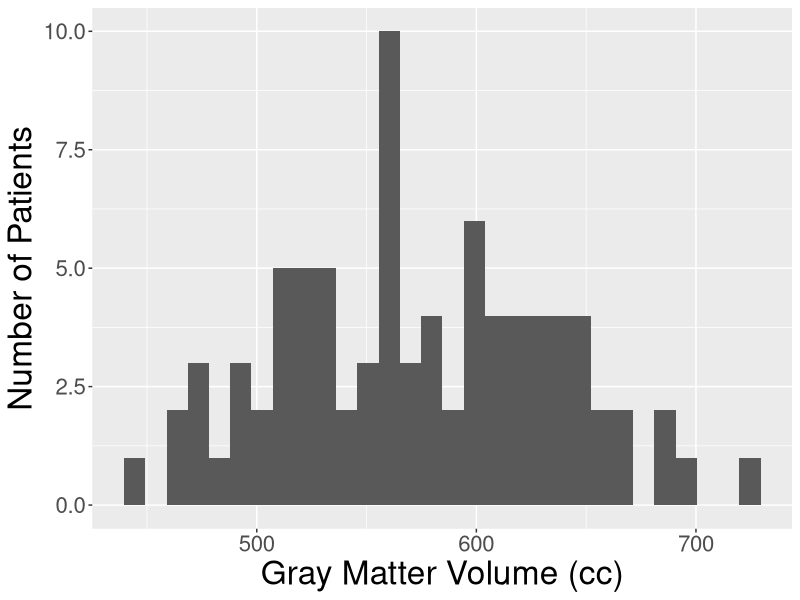
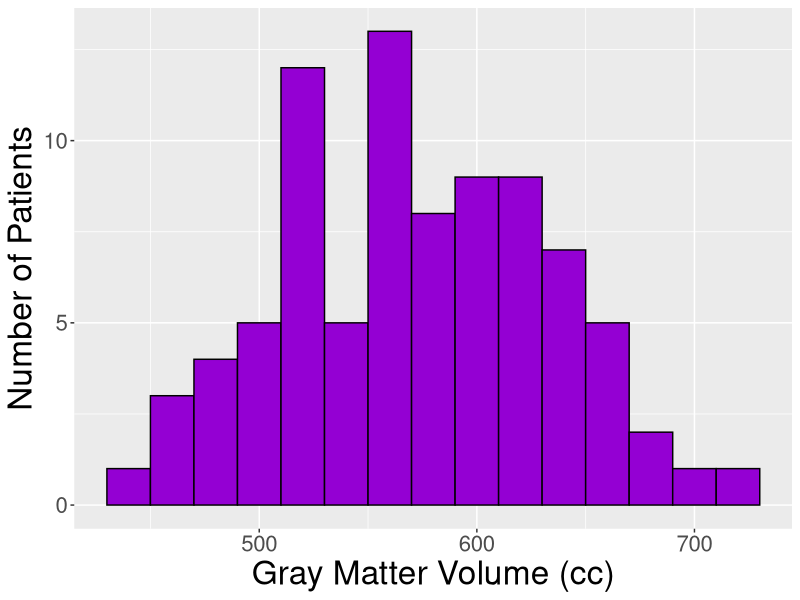
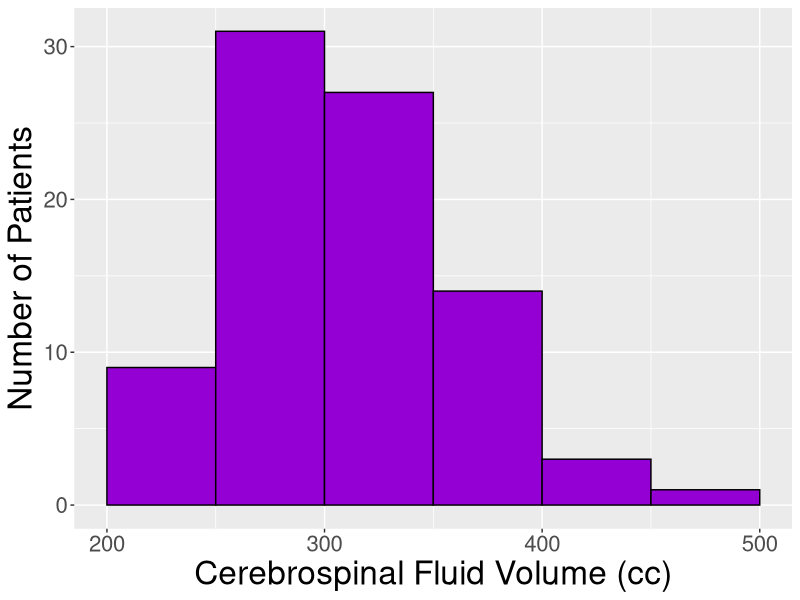
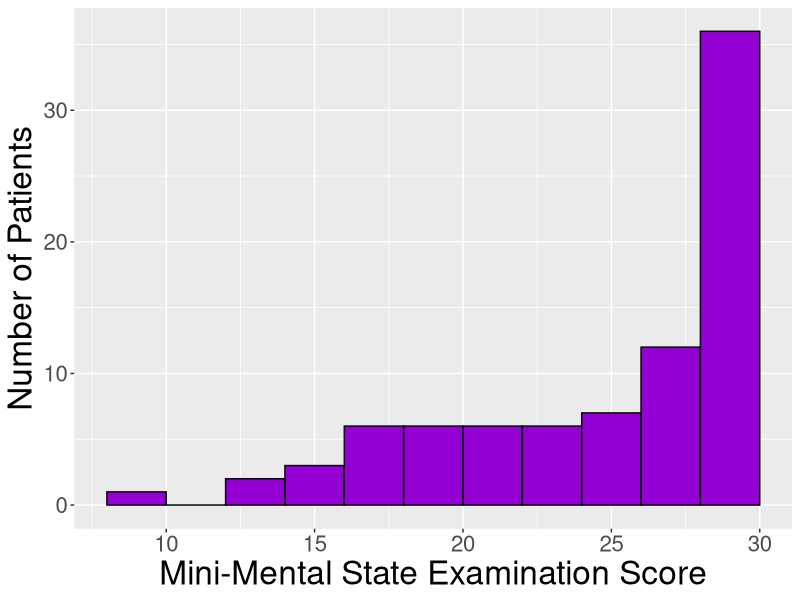
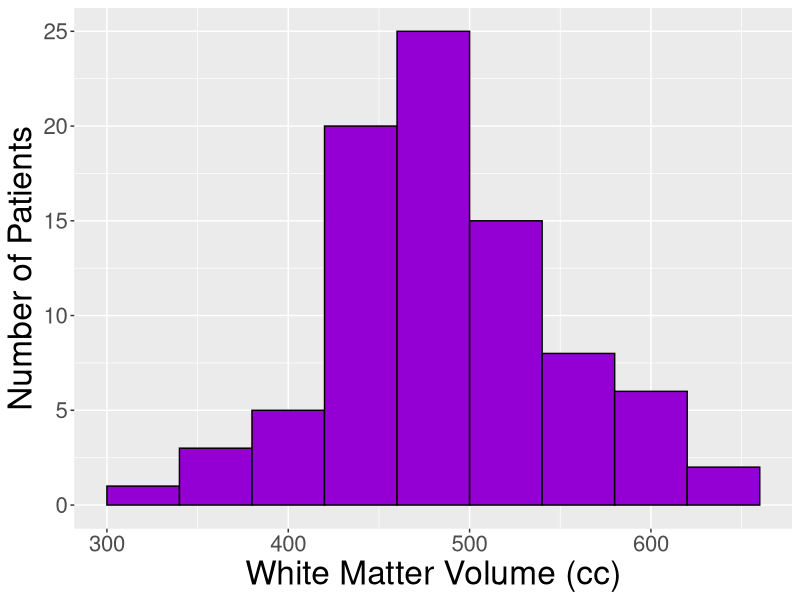
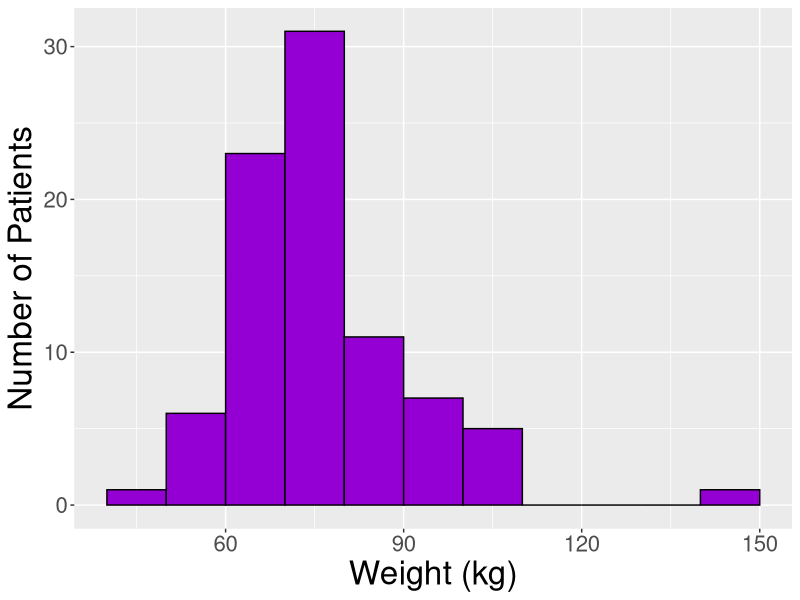
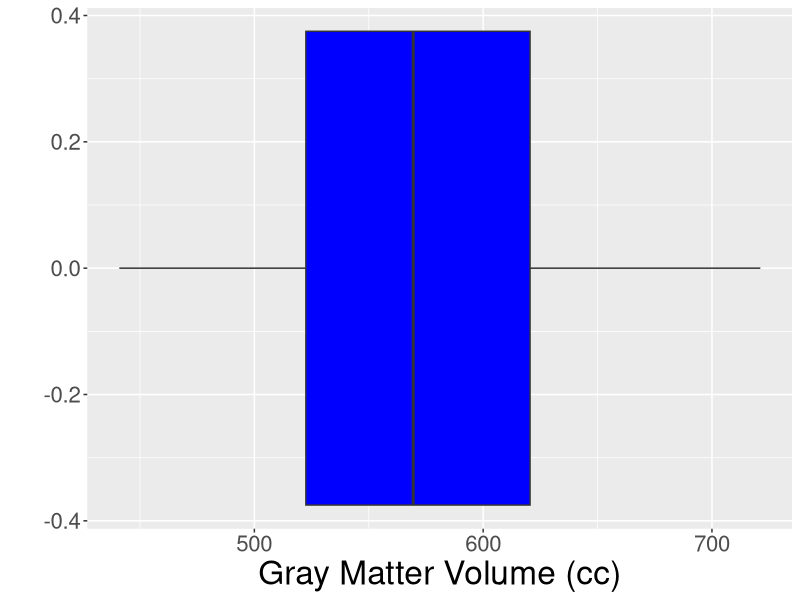
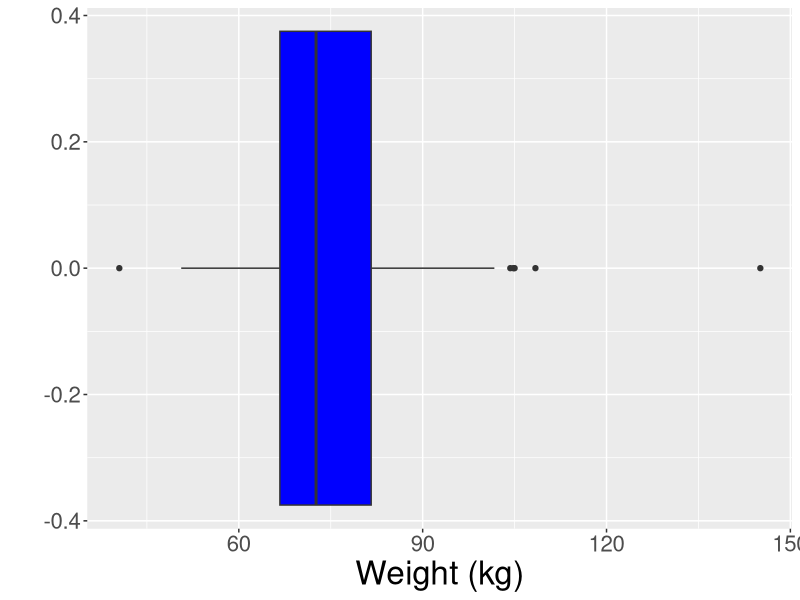

Here is the R script that generated these plots, in order:
## ---- chunk 1
#| label: load packages 
library(tidyverse) 
## ---- chunk 2
#| label: import data with here
alz <- readr::read_csv(here::here("Data", "alzheimers.csv"))
## ---- chunk 3
#| label: mean and median

alz |>
  summarize(
    mean_gmv = mean(gmv),
    median_gmv = median(gmv)
  )
## ---- chunk 4
#| label: mean and sd

alz |>
  summarize(
    mean_gmv = mean(gmv),
    sd_gmv = sd(gmv)
  )
## ---- chunk 5
#| label: median and IQR

alz |>
  summarize(
    median_gmv = median(gmv),
    iqr_gmv = IQR(gmv)
  )
## ---- chunk 6
#| label: five number summary with summarize

alz |>
  summarize(
    min_gmv = min(gmv), # minimum
    q1_gmv = quantile(gmv, 0.25), # lower quartile
    med_gmv = median(gmv), # median
    q3_gmv = quantile(gmv, 0.75), # upper quartile
    max_gmv = max(gmv) # maximum
  )
## ---- chunk 7
#| label: hist1-2
#| echo: FALSE
#| eval: TRUE
#| fig-height: 8
ggplot(data = alz, 
       mapping = aes(x = gmv)) +
# Step 2: Add the plot
  geom_histogram() +
# Step 3: Add features to the plot
  labs(x = "Gray Matter Volume (cc)",
       y = "Number of Patients") +
  theme(
    axis.title = element_text(size = 24),
    axis.text = element_text(size = 16)
  )
## ---- chunk 8
#| label: hist2-2
#| echo: FALSE
#| eval: TRUE
#| fig-height: 8
# Step 1: Set up the graph
ggplot(data = alz, 
       mapping = aes(x = gmv)) +
# Step 2: Add the plot
  geom_histogram(fill = "darkviolet", 
                 color = "black",
                 center = 500,
                 binwidth = 20) +
# Step 3: Add features to the plot
  labs(x = "Gray Matter Volume (cc)",
       y = "Number of Patients") +
  theme(
    axis.title = element_text(size = 24),
    axis.text = element_text(size = 16)
  )
## ---- chunk 9
#| label: skewed right
#| echo: FALSE
#| eval: TRUE
#| fig-height: 8
# Step 1: Set up the graph
ggplot(data = alz, 
       mapping = aes(x = csf)) +
# Step 2: Add the plot
  geom_histogram(fill = "darkviolet", 
                 color = "black",
                 center = 275,
                 binwidth = 50) +
# Step 3: Add features to the plot
  labs(x = "Cerebrospinal Fluid Volume (cc)",
       y = "Number of Patients") +
  theme(
    axis.title = element_text(size = 24),
    axis.text = element_text(size = 16)
  )
## ---- chunk 10
#| label: skewed left
#| echo: FALSE
#| eval: TRUE
#| fig-height: 8
# Step 1: Set up the graph
ggplot(data = alz, 
       mapping = aes(x = mmse)) +
# Step 2: Add the plot
  geom_histogram(fill = "darkviolet", 
                 color = "black",
                 center = 29,
                 binwidth = 2) +
# Step 3: Add features to the plot
  labs(x = "Mini-Mental State Examination Score",
       y = "Number of Patients") +
  theme(
    axis.title = element_text(size = 24),
    axis.text = element_text(size = 16)
  )
## ---- chunk 11
#| label: roughly symmetric
#| echo: FALSE
#| eval: TRUE
#| fig-height: 8
# Step 1: Set up the graph
ggplot(data = alz, 
       mapping = aes(x = wmv)) +
# Step 2: Add the plot
  geom_histogram(fill = "darkviolet", 
                 color = "black",
                 center = 480,
                 binwidth = 40) +
# Step 3: Add features to the plot
  labs(x = "White Matter Volume (cc)",
       y = "Number of Patients") +
  theme(
    axis.title = element_text(size = 24),
    axis.text = element_text(size = 16)
  )
## ---- chunk 12
#| label: weight outlier
#| echo: FALSE
#| eval: TRUE
#| fig-height: 8
# Step 1: Set up the graph
ggplot(data = alz, 
       mapping = aes(x = weight)) +
# Step 2: Add the plot
  geom_histogram(fill = "darkviolet", 
                 color = "black",
                 center = 75,
                 binwidth = 10) +
# Step 3: Add features to the plot
  labs(x = "Weight (kg)",
       y = "Number of Patients") +
  theme(
    axis.title = element_text(size = 24),
    axis.text = element_text(size = 16)
  )
## ---- chunk 13
#| label: boxplot1-2
#| echo: FALSE
#| eval: TRUE
#| fig-height: 8
ggplot(data = alz, 
       mapping = aes(x = gmv)) +
# Step 2: Add the plot
  geom_boxplot(fill = "blue") +
# Step 3: Add features to the plot
  labs(x = "Gray Matter Volume (cc)",
       y = "") +
  theme(
    axis.title = element_text(size = 24),
    axis.text = element_text(size = 16)
  )
## ---- chunk 14
#| label: boxplot with outliers
#| echo: FALSE
#| eval: TRUE
#| fig-height: 8
# Step 1: Set up the graph
ggplot(data = alz, 
       mapping = aes(x = weight)) +
# Step 2: Add the plot
  geom_boxplot(fill = "blue") +
# Step 3: Add features to the plot
  labs(x = "Weight (kg)",
       y = "") +
  theme(
    axis.title = element_text(size = 24),
    axis.text = element_text(size = 16)
  )
## ---- chunk 15
#| label: five number summary by group
#| code-line-numbers: "2-3"
alz |>
  group_by(diagnosis) |>
  summarize(
    mean_gmv = mean(gmv),
    median_gmv = median(gmv),
    sd_gmv = sd(gmv),
    IQR_gmv = IQR(gmv)
  )
## ---- chunk 16
#| label: multiple boxplots-2
#| echo: FALSE
#| eval: TRUE
#| fig-height: 8
ggplot(data = alz, 
       mapping = aes(x = diagnosis, 
                     y = gmv)) +
  geom_boxplot() +
  labs(x = "Diagnosis",
       y = "Gray Matter Volume (cc)") +
  theme(
    axis.title = element_text(size = 24),
    axis.text = element_text(size = 16)
  )
## ---- chunk 17
#| label: multiple boxplots-2-2
#| echo: FALSE
#| eval: TRUE
#| fig-height: 8
ggplot(data = alz, 
       mapping = aes(x = diagnosis, 
                     fill = diagnosis, 
                     y = gmv)) +
  geom_boxplot() +
  labs(x = "Diagnosis",
       y = "Gray Matter Volume (cc)") +
  scale_x_discrete(labels = c("Alzheimer's", "Normal")) +
  scale_fill_manual(name = "Diagnosis",
                    labels = c("Alzheimer's", "Normal"), 
                    values = c("red4","red")) +
  theme(
    axis.title = element_text(size = 24),
    axis.text = element_text(size = 16)
  )
## ---- chunk 18
#| label: multi-hist-2
#| echo: FALSE
#| eval: TRUE
#| fig-height: 8
ggplot(data = alz, 
       mapping = aes(x = gmv)) +
  geom_histogram(fill = "darkviolet", 
                 color = "black",
                 center = 500,
                 binwidth = 20) +
  labs(x = "Gray Matter Volume (cc)",
       y = "Number of Patients") +
  facet_wrap(vars(diagnosis)) +
  theme(
    axis.title = element_text(size = 24),
    axis.text = element_text(size = 16)
  )
